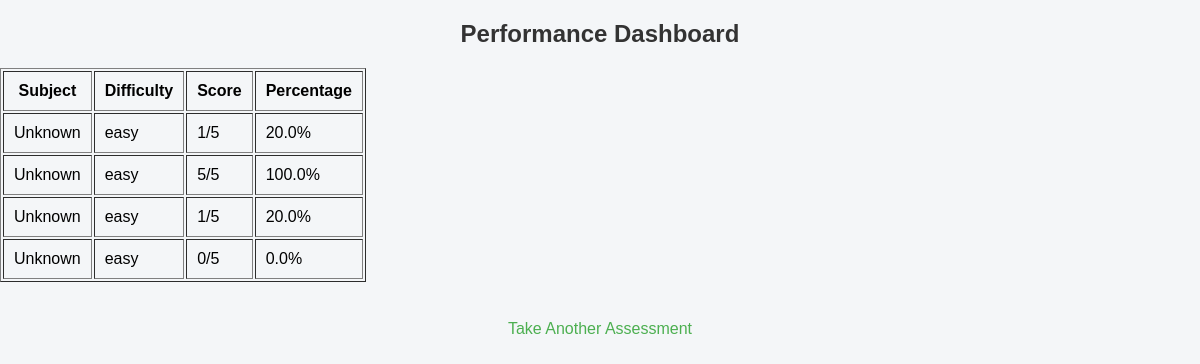
Page /dashboard on the earlier database version.
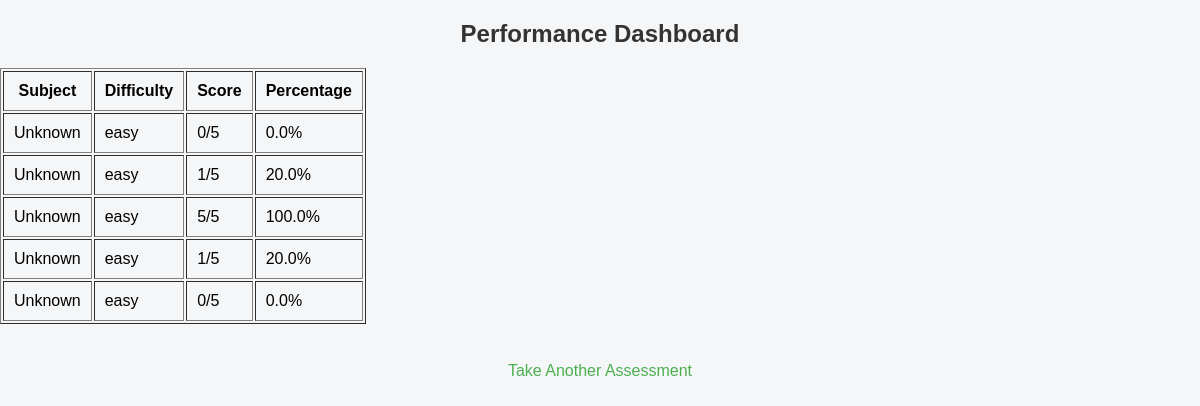
Same page on the later database version.
### tables this page shows
CREATE TABLE performance (
    id INTEGER PRIMARY KEY AUTOINCREMENT,
    subject TEXT,
    difficulty TEXT,
    score INTEGER,
    total INTEGER
);

### app.py (the view)
@app.route("/dashboard")
def dashboard():
    import sqlite3
    conn = sqlite3.connect("database.db")
    cursor = conn.cursor()
    cursor.execute("""
        SELECT subject, difficulty, score, total
        FROM performance
        ORDER BY id DESC
    """)
    records = cursor.fetchall()
    conn.close()
    return render_template("dashboard.html", records=records)

### templates/dashboard.html (shortened to what this page needs)
<!DOCTYPE html>
<html>
<head>
    <link rel="stylesheet" href="{{ url_for('static', filename='style.css') }}">
</head>
<body>
{% set subjects = {
    '18': 'Computer Science',
    '19': 'Mathematics',
    '17': 'Science',
    '23': 'History'
} %}
<h2>Performance Dashboard</h2>
<table border="1" cellpadding="10">
    <tr>
        <th>Subject</th>
        <th>Difficulty</th>
        <th>Score</th>
        <th>Percentage</th>
    </tr>
    {% for row in records %}
    <tr>
        <td>{{ subjects.get(row[0], 'Unknown') }}</td>
        <td>{{ row[1] }}</td>
        <td>{{ row[2] }}/{{ row[3] }}</td>
        <td>{{ (row[2] / row[3]) * 100 }}%</td>
    </tr>
    {% endfor %}
</table>
<br>
<a href="/">Take Another Assessment</a>
</body>
</html>

### static/style.css (style rules this page uses)
body { font-family: Arial, Helvetica, sans-serif; background-color: #f4f6f8; margin: 0; padding: 0; }
h1, h2, h3 { text-align: center; color: #333; }
a { display: block; text-align: center; margin-top: 20px; text-decoration: none; color: #4CAF50; }

Differences in the rows shown:
added performance: get "Unknown", difficulty "easy", score "0", total "5", (row[2]/row[3])*100 "0.0"
